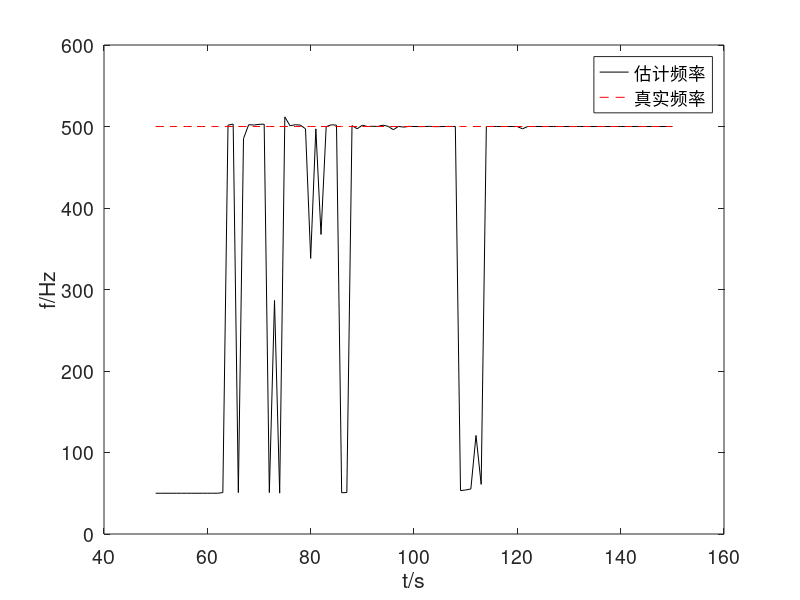
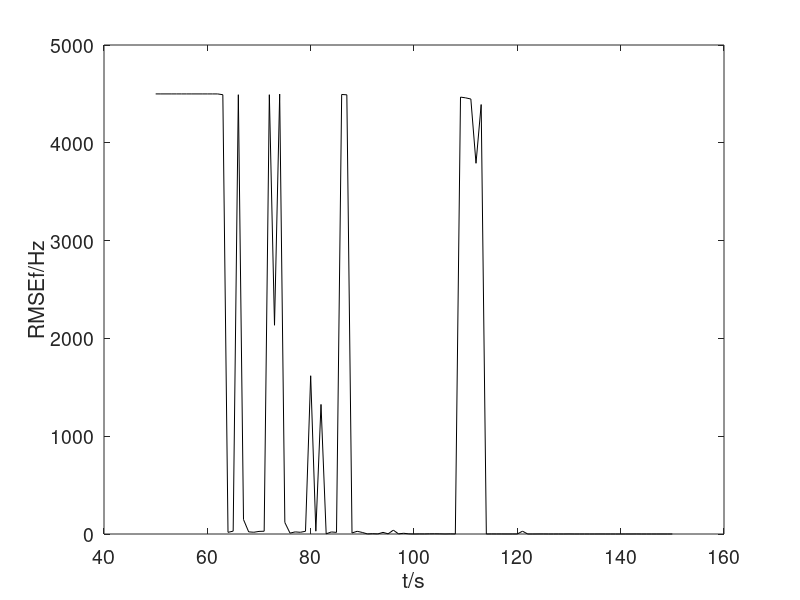
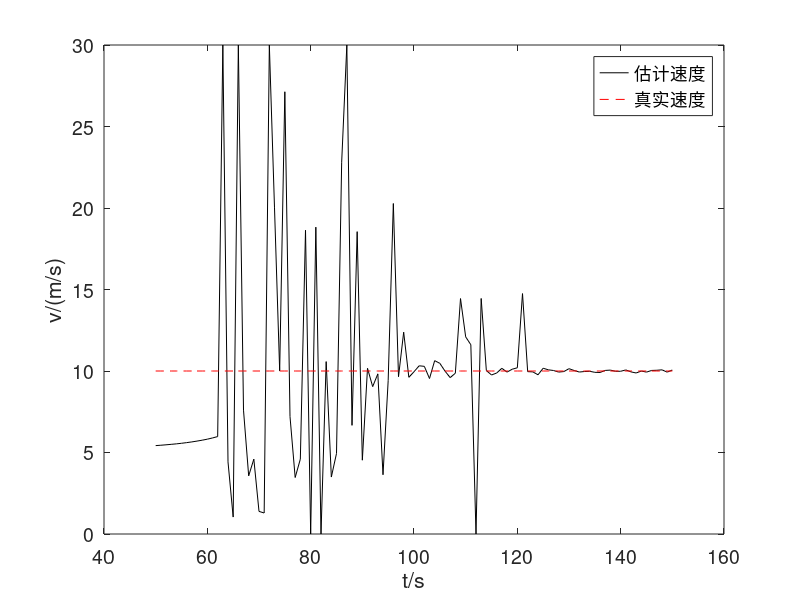
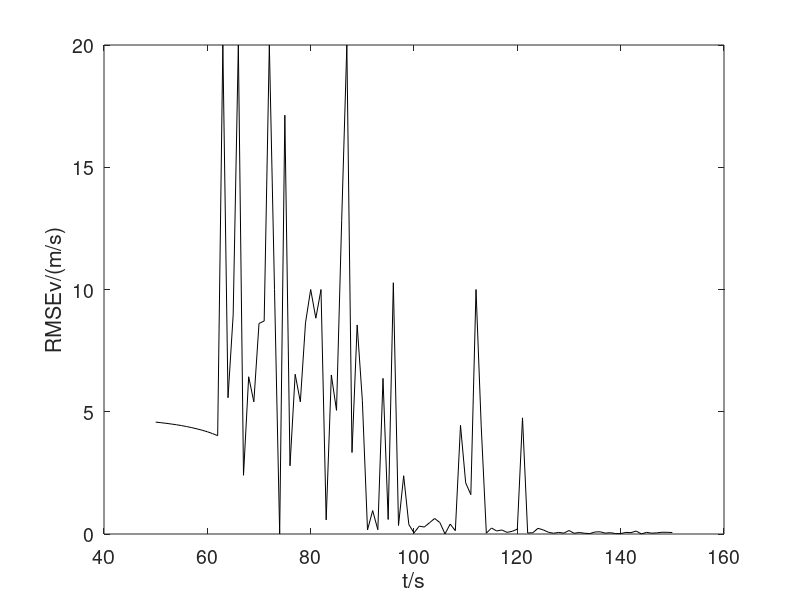

The MATLAB script that drew these images, in order:
clc;
clear;
close all;
k = 0;
while k <= 100
    t = 0:(50 + k) / 200:50 + k;
    i = 1;
    test1_1 = randn(1, 201);
    while i <= 201
        f(i) = 5000 - 5000 * 10 * (-1000 + 10 * t(i)) / 1500 / sqrt((-1000 + 10 * t(i))^2+200^2);
        f(i) = f(i) + sqrt(1) * test1_1(1, i);
        i = i + 1;
    end

    x0 = [500, 5, -500, 50];
    % x0 初始值
    xdata = t;
    ydata = f;
    % xdata,ydata 拟合数据

    fun = @(x, xdata)x(1) - x(1) * x(2) * (x(3) + x(2) * xdata) ./ sqrt((x(3) + x(2) * xdata).^2+x(4)^2) / 1500;
    % fun 拟合函数
    options = optimset('Display', 'iter', 'Tolx', 1e-10, 'TolFun', 1e-10);
    lb = [0, 0, -2000, 1];
    ub = [10000, 30, -50, 10000];
    [x, resnorm] = lsqcurvefit(fun, x0, xdata, ydata, lb, ub);

    %画出优化后的曲线
    RMSE_f(k+1) = abs(x(1)-5000);
    RMSE_s(k+1) = abs(x(2)-10);
    RMSE_x(k+1) = abs(x(3)+1000);
    RMSE_y(k+1) = abs(x(4)-200);
    frequence(k+1) = x(1) / 10;
    speed(k+1) = x(2);
    x1(k+1) = x(3);
    y1(k+1) = x(4);
    k = k + 1;
end
t1 = 50:1:150;
f_real = 500 * ones(1, 101);
v_real = 10 * ones(1, 101);
x0_real = -1000 * ones(1, 101);
y0_real = 200 * ones(1, 101);
figure
plot(t1, frequence, 'k-', t1, f_real, 'r--');
xlabel('t/s');
ylabel('f/Hz');
%title('估计频率与时间关系');
legend('估计频率', '真实频率');
set(gcf, 'Color', [1, 1, 1])
set(gca, 'Fontsize', 14) %设置字体大小为12
figure
plot(t1, RMSE_f, 'k');
xlabel('t/s');
ylabel('RMSEf/Hz');
%title('估计频率的均方误差与时间关系');
set(gcf, 'Color', [1, 1, 1])
set(gca, 'Fontsize', 14) %设置字体大小为12

figure
plot(t1, speed, 'k-', t1, v_real, 'r--');
xlabel('t/s');
ylabel('v/(m/s)');
%title('估计速度与时间关系');
legend('估计速度', '真实速度');
set(gcf, 'Color', [1, 1, 1])
set(gca, 'Fontsize', 14) %设置字体大小为12
figure
plot(t1, RMSE_s, 'k');
xlabel('t/s');
ylabel('RMSEv/(m/s)');
%title('估计速度的均方误差与时间关系');
set(gcf, 'Color', [1, 1, 1])
set(gca, 'Fontsize', 14) %设置字体大小为12

figure
plot(t1, x1, 'k-', t1, x0_real, 'r--');
xlabel('t/s');
ylabel('x_s/m');
%title('估计横坐标与时间关系');
legend('估计横坐标', '真实横坐标');
set(gcf, 'Color', [1, 1, 1])
set(gca, 'Fontsize', 14) %设置字体大小为12
figure
plot(t1, RMSE_x, 'k');
xlabel('t/s');
ylabel('RMSEx_s/m');
%title('估计横坐标的均方误差与时间关系');
set(gcf, 'Color', [1, 1, 1])
set(gca, 'Fontsize', 14) %设置字体大小为12

figure
plot(t1, y1, 'k-', t1, y0_real, 'r--');
xlabel('t/s');
ylabel('y_s/m');
%title('估计纵坐标与时间关系');
legend('估计纵坐标', '真实纵坐标');
set(gcf, 'Color', [1, 1, 1])
set(gca, 'Fontsize', 14) %设置字体大小为12
figure
plot(t1, RMSE_y, 'k');
xlabel('t/s');
ylabel('RMSEy_s/m');
%title('估计纵坐标的均方误差与时间关系');
set(gcf, 'Color', [1, 1, 1])
set(gca, 'Fontsize', 14) %设置字体大小为12